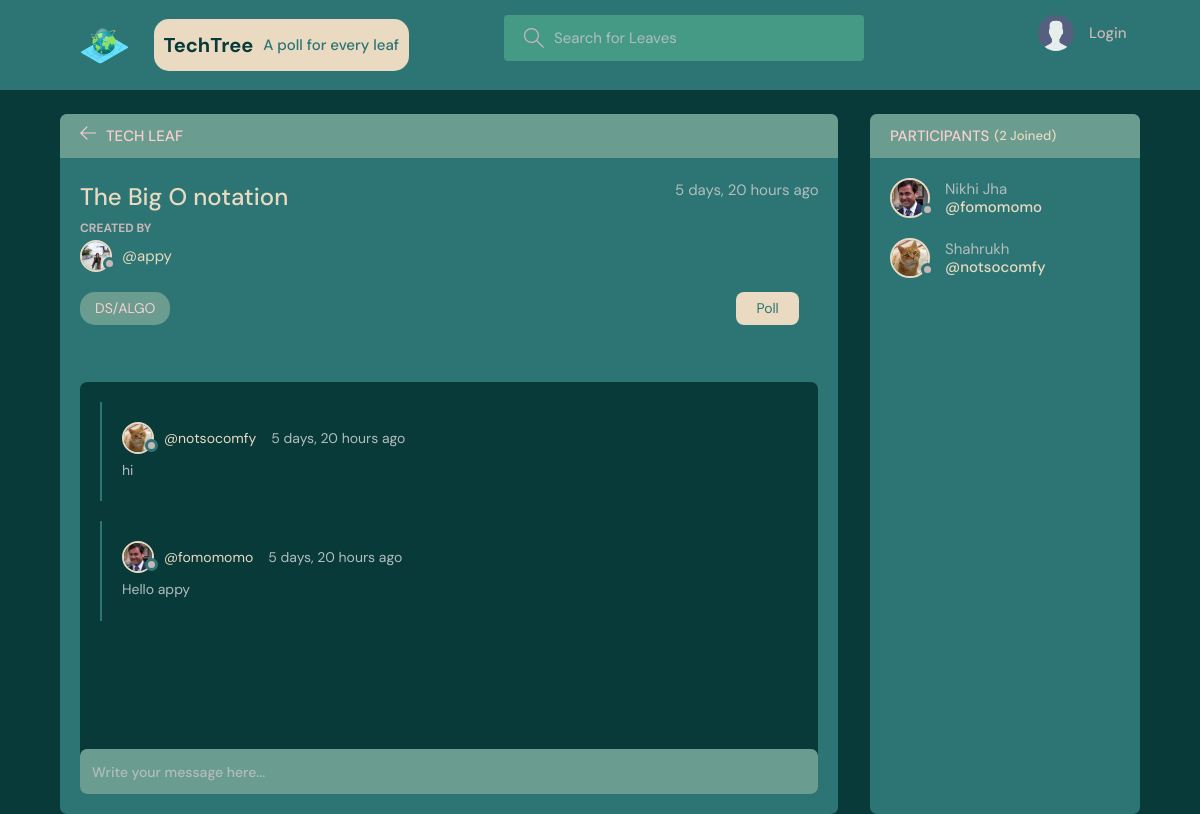
The page /room/3/ on the database as committed earlier.
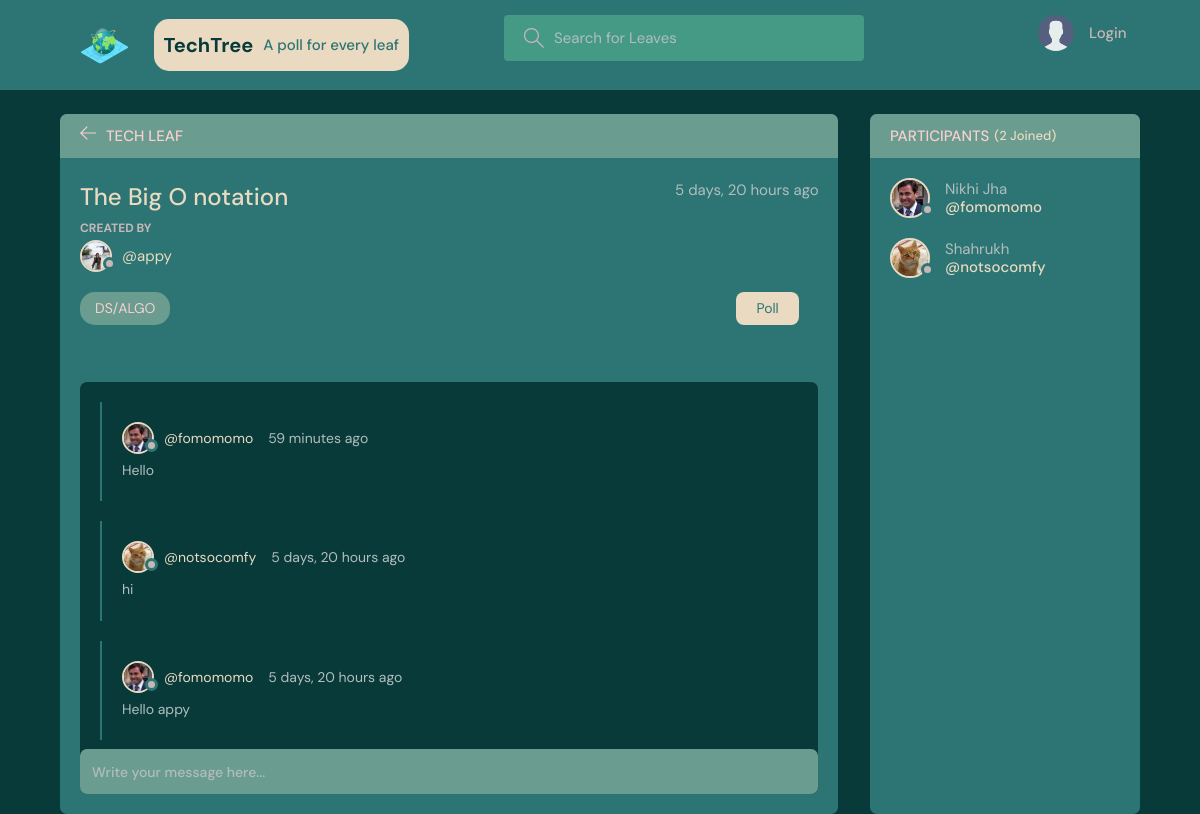
The same page on the database as committed later.
### base/models.py (models this page shows, shortened)
class Message(models.Model):
    user = models.ForeignKey(User, on_delete=models.CASCADE)
    room = models.ForeignKey(Room, on_delete=models.CASCADE)
    body = models.TextField()
    updated = models.DateTimeField(auto_now=True)
    created = models.DateTimeField(auto_now_add=True)
    class Meta:
        ordering = ['-updated', '-created']

class User(AbstractUser):
    name = models.CharField(max_length=200, null=True)
    email = models.EmailField(unique=True, null=True)
    bio = models.TextField(null=True)
    avatar = models.ImageField(null=True, default="avatar.svg")
    USERNAME_FIELD = 'email'
    REQUIRED_FIELDS = ['username']

### base/views.py (the view, shortened to what this page needs)
# urls.py: path('room/<str:pk>/', views.room, name="room"),
def room(request, pk):
    room = Room.objects.get(id=pk)
    room_messages = room.message_set.all()
    participants = room.participants.all()
    print(room.has_poll)
    context = {'room': room, 'room_messages': room_messages,
               'participants': participants}
    return render(request, 'base/room.html', context)

### base/models.py (called while the page is built)
    def __str__(self):
        return self.name

### base/templates/base/room.html (shortened to what this page needs)
{% extends 'main.html' %}
{% block content %}
<main class="profile-page layout layout--2">
  <div class="container">
    <div class="room">
      <div class="room__top">
        <div class="room__topLeft">
          <a href="{% url 'home' %}">
            <svg version="1.1" xmlns="http://www.w3.org/2000/svg" width="32" height="32" viewBox="0 0 32 32">
              <title>arrow-left</title>
              <path
                d="M13.723 2.286l-13.723 13.714 13.719 13.714 1.616-1.611-10.96-10.96h27.625v-2.286h-27.625l10.965-10.965-1.616-1.607z">
              </path>
            </svg>
          </a>
          <h3>Tech Leaf</h3>
        </div>
      </div>
      <div class="room__box scroll">
        <div class="room__header scroll">
          <div class="room__info">
            <h3>{{room.name}}</h3>
            <span>{{room.created|timesince}} ago</span>
          </div>
          <div class="room__hosted">
            <p>Created By</p>
            <a href="{% url 'user-profile' room.host.id %}" class="room__author">
              <div class="avatar avatar--small">
                <img src="{{room.host.avatar.url}}" />
              </div>
              <span>@{{room.host.username}}</span>
            </a>
          </div>
          <div class="poll__group">
            <span class="room__topics">{{room.topic}}</span>
            <div class="poll__topRight">
              {% if room.has_poll %}
                <a href="{% url  'poll' room.id %}">Poll</a>
              {% endif %}
            </div>
          </div>
        </div>
        <div class="room__conversation">
          <div class="threads scroll">
            {% for message in room_messages %}
            <div class="thread">
              <div class="thread__top">
                <div class="thread__author">
                  <a href="{% url 'user-profile' message.user.id %}" class="thread__authorInfo">
                    <div class="avatar avatar--small">
                      <img src="{{message.user.avatar.url}}" />
                    </div>
                    <span>@{{message.user.username}}</span>
                  </a>
                  <span class="thread__date">{{message.created|timesince}} ago</span>
                </div>
              </div>
              <div class="thread__details">
                {{message.body}}
              </div>
            </div>
            {% endfor %}
          </div>
        </div>
      </div>
      <div class="room__message">
        <form action="" method="POST">
          <input name="body" placeholder="Write your message here..." />
        </form>
      </div>
    </div>
    <div class="participants">
      <h3 class="participants__top">Participants <span>({{participants.count}} Joined)</span></h3>
      <div class="participants__list scroll">
        {% for user in participants %}
        <a href="{%  url 'user-profile' user.id %}" class="participant">
          <div class="avatar avatar--medium">
            <img src="{{user.avatar.url}}" />
          </div>
          <p>
            {{user.name}}
            <span>@{{user.username}}</span>
          </p>
        </a>
        {% endfor %}
      </div>
    </div>
  </div>
</main>
{% endblock content %}

Rows that differ between the two databases and show on the page:
added Message: user.avatar (picture), user.username "fomomomo", created "59 minutes", body "Hello"
